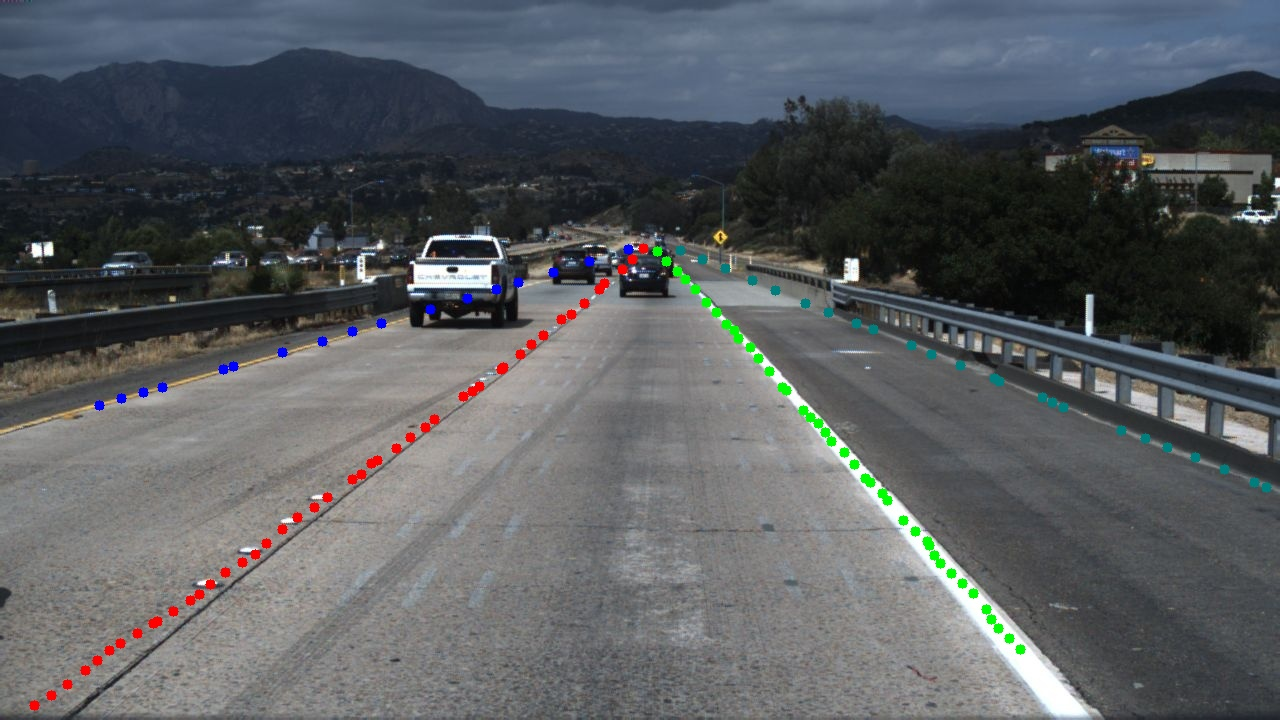
#> input picture original_lane_detection_5.jpg, 1280 x 720 px, given in place of Lanedetection1.mp4, which was not available
$ python LaneDetection.py
#> lines starting #> are read from the running program, lines starting #| are printed output that depends on the picture; after the words box and inside, x2 and y2 are one past the last pixel; in counts of white or black regions, pixels touching at a corner belong together; pictures that were not available may be replaced by others from this repository, and a replacement may not be noted
import cv2
import numpy as np

vidcap = cv2.VideoCapture("Lanedetection1.mp4")
success, image = vidcap.read()
#> image is the input picture: shape (720, 1280, 3); mean B, G, R 96.1, 92.9, 89.6

def nothing(x):
    pass

cv2.namedWindow("Trackbars")

cv2.createTrackbar("L - H", "Trackbars", 0, 255, nothing)
cv2.createTrackbar("L - S", "Trackbars", 0, 255, nothing)
cv2.createTrackbar("L - V", "Trackbars", 200, 255, nothing)
cv2.createTrackbar("U - H", "Trackbars", 255, 255, nothing)
cv2.createTrackbar("U - S", "Trackbars", 50, 255, nothing)
cv2.createTrackbar("U - V", "Trackbars", 255, 255, nothing)

while success:
    success, image = vidcap.read()
    frame = cv2.resize(image, (640,480))
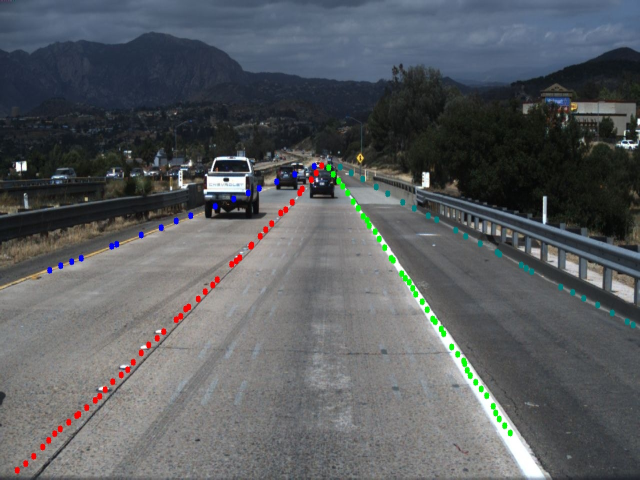
#> frame: shape (480, 640, 3); mean B, G, R 96.1, 92.9, 89.6

    ## Choosing points for perspective transformation
    tl = (222,387)
    bl = (70 ,472)
    tr = (400,380)
    br = (538,472)

    cv2.circle(frame, tl, 5, (0,0,255), -1)
#> frame: shape (480, 640, 3); 0.03% of pixels changed, all inside (x1, y1, x2, y2) = (217, 382, 228, 393)
    cv2.circle(frame, bl, 5, (0,0,255), -1)
#> frame: shape (480, 640, 3); mean B, G, R 96, 92.8, 89.6
    cv2.circle(frame, tr, 5, (0,0,255), -1)
#> frame: shape (480, 640, 3); mean B, G, R 96, 92.8, 89.6
    cv2.circle(frame, br, 5, (0,0,255), -1)
#> frame: shape (480, 640, 3); mean B, G, R 95.9, 92.7, 89.7

    ## Aplying perspective transformation
    pts1 = np.float32([tl, bl, tr, br])
    pts2 = np.float32([[0, 0], [0, 480], [640, 0], [640, 480]])

    # Matrix to warp the image for birdseye window
    matrix = cv2.getPerspectiveTransform(pts1, pts2)
    transformed_frame = cv2.warpPerspective(frame, matrix, (640,480))
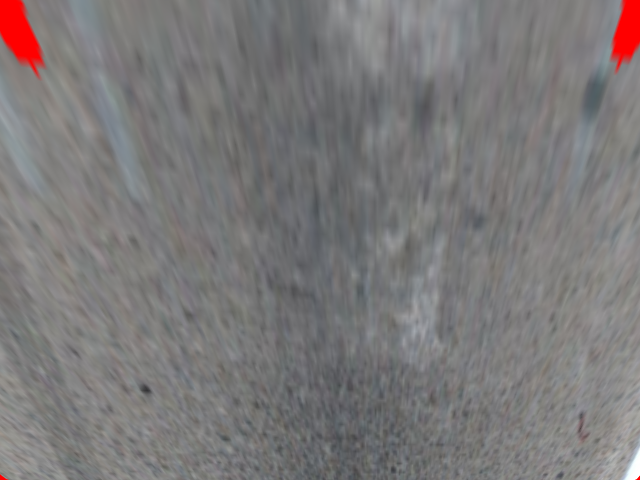
#> transformed_frame: shape (480, 640, 3); mean B, G, R 121.2, 120.8, 123.5

    ### Object Detection
    # Image Thresholding
    hsv_transformed_frame = cv2.cvtColor(transformed_frame, cv2.COLOR_BGR2HSV)
#> hsv_transformed_frame: shape (480, 640, 3); mean H, S, V 73.4, 10.3, 125.5

    l_h = cv2.getTrackbarPos("L - H", "Trackbars")
    l_s = cv2.getTrackbarPos("L - S", "Trackbars")
    l_v = cv2.getTrackbarPos("L - V", "Trackbars")
    u_h = cv2.getTrackbarPos("U - H", "Trackbars")
    u_s = cv2.getTrackbarPos("U - S", "Trackbars")
    u_v = cv2.getTrackbarPos("U - V", "Trackbars")

    lower = np.array([l_h,l_s,l_v])
    upper = np.array([u_h,u_s,u_v])
    mask = cv2.inRange(hsv_transformed_frame, lower, upper)
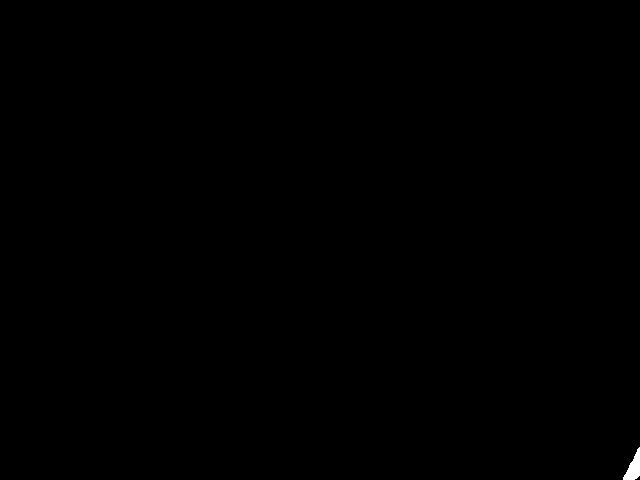
#> mask: shape (480, 640); 0.1% white; 1 white region, box (x1, y1, x2, y2) and area: (623, 447, 640, 480) 297

    #Histogram
    histogram = np.sum(mask[mask.shape[0]//2:, :], axis=0)
#> histogram = 640 values from 0 to 7395
    midpoint = int(histogram.shape[0]/2)
#> midpoint = 320
    left_base = np.argmax(histogram[:midpoint])
#> left_base = 0
    right_base = np.argmax(histogram[midpoint:]) + midpoint
#> right_base = 637

    #Sliding Window
    y = 472
    lx = []
    rx = []

    msk = mask.copy()

    while y>0:
        ## Left threshold
        img = mask[y-40:y, left_base-50:left_base+50]
        contours, _ = cv2.findContours(img, cv2.RETR_TREE, cv2.CHAIN_APPROX_SIMPLE)
        for contour in contours:
            M = cv2.moments(contour)
            if M["m00"] != 0:
                cx = int(M["m10"]/M["m00"])
                cy = int(M["m01"]/M["m00"])
                lx.append(left_base-50 + cx)
                left_base = left_base-50 + cx

        ## Right threshold
        img = mask[y-40:y, right_base-50:right_base+50]
        contours, _ = cv2.findContours(img, cv2.RETR_TREE, cv2.CHAIN_APPROX_SIMPLE)
        for contour in contours:
            M = cv2.moments(contour)
            if M["m00"] != 0:
                cx = int(M["m10"]/M["m00"])
                cy = int(M["m01"]/M["m00"])
                lx.append(right_base-50 + cx)
                right_base = right_base-50 + cx

        cv2.rectangle(msk, (left_base-50,y), (left_base+50,y-40), (255,255,255), 2)
        cv2.rectangle(msk, (right_base-50,y), (right_base+50,y-40), (255,255,255), 2)
        y -= 40
#> this loop made 12 passes
#> pass 1, `img = mask[y-40:y, right_base-50:right_base+50]`:
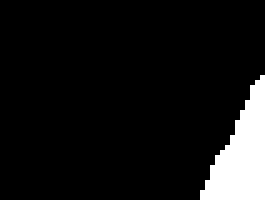
#> img: shape (40, 53) (shown 5 times larger); 8.6% white; 1 white region, box (x1, y1, x2, y2) and area: (40, 15, 53, 40) 182
#> after the loop:
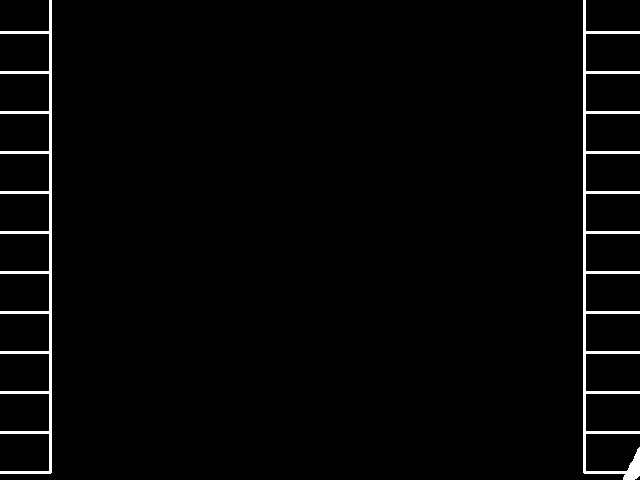
#> msk: shape (480, 640); 2.2% white; 2 white regions, box (x1, y1, x2, y2) and area: (583, 0, 640, 480) 3621, (0, 0, 52, 474) 3185
#> after the loop, left_base = 0; lx = [634]; right_base = 634; y = -8

    cv2.imshow("Original", frame)
    cv2.imshow("Bird's Eye View", transformed_frame)
    cv2.imshow("Lane Detection - Image Thresholding", mask)
    cv2.imshow("Lane Detection - Sliding Windows", msk)

    if cv2.waitKey(10) == 27:
#> (key Esc is pressed here)
        break
